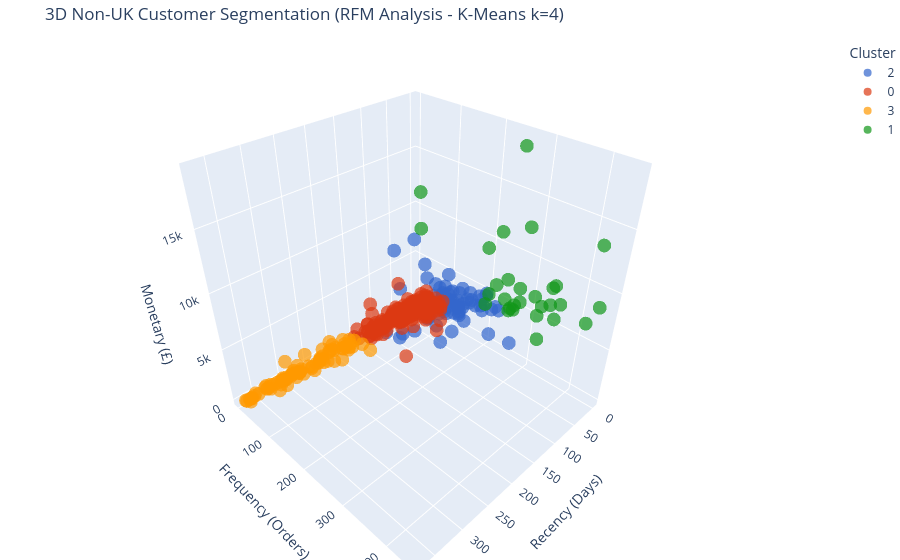

The notebook cell this image was saved under:
### Code cell
# Visualisasi 3D Interaktif Non-UK Customer Segmentation (k=4)
fig_3d_non_uk = plot_3d_clusters(
    data=df_non_uk_result,
    title='3D Non-UK Customer Segmentation (RFM Analysis - K-Means k=4)'
)

### Figure 1 — Plotly figure (JSON) as saved in the notebook; plotly's stock layout.template omitted (floating-point values rounded to 4 significant figures; data arrays with more than 128 entries replaced by an {"elided": "..."} marker saying what was removed)
{"data": [{"hovertemplate": "Cluster=2<br>Recency (Days)=%{x}<br>Frequency (Orders)=%{y}<br>Monetary (£)=%{z}<extra></extra>", "legendgroup": "2", "marker": {"color": "#3366CC", "opacity": 0.7, "symbol": "circle"}, "mode": "markers", "name": "2", "scene": "scene", "showlegend": true, "type": "scatter3d", "x": [1, 35, 32, 51, 50, 129, 21, 15, 18, 35, 21, 32, 2, 0, 8, 42, 79, 1, 13, 20, 21, 72, 43, 28, 27, 22, 16, 22, 95, 27, 0, 78, 18, 8, 8, 7, 4, 7, 1, 34, 20, 3, 37, 18, 9, 22, 56, 1, 15, 10, 58, 21, 16, 0, 7, 11, 150, 9, 7, 27, 113, 6, 29, 28, 31, 27, 10, 80, 116, 37, 4, 1, 9, 72, 58, 21, 161, 14, 108, 1, 147], "y": [182, 85, 131, 129, 167, 219, 104, 100, 156, 126, 105, 105, 192, 125, 97, 108, 36, 199, 98, 176, 191, 90, 125, 168, 154, 217, 75, 61, 147, 284, 124, 152, 106, 144, 92, 191, 105, 168, 188, 147, 114, 96, 118, 206, 132, 106, 153, 105, 90, 230, 101, 121, 126, 230, 37, 161, 101, 92, 105, 157, 171, 88, 157, 133, 161, 124, 139, 53, 97, 149, 103, 84, 8, 215, 93, 176, 161, 225, 128, 211, 135], "z": [4310.0, 2506.0, 6208.0, 2662.0, 3546.0, 4009.0, 2725.0, 2781.0, 3019.0, 2410.0, 3415.0, 2889.0, 3649.0, 1859.0, 3750.0, 5059.0, 7830.0, 4951.0, 2907.0, 5005.0, 4067.0, 2467.0, 3181.0, 3939.0, 3282.0, 5596.0, 2485.0, 4258.0, 3724.0, 2503.0, 2057.0, 2634.0, 1790.0, 4486.0, 1933.0, 3692.0, 2134.0, 3782.0, 4125.0, 657.8, 2795.0, 2338.0, 3338.0, 3811.0, 3023.0, 2100.0, 3344.0, 2291.0, 3641.0, 4479.0, 2164.0, 3723.0, 4051.0, 3850.0, 4882.0, 3807.0, 2744.0, 2996.0, 2284.0, 2863.0, 4874.0, 2341.0, 2713.0, 4396.0, 2656.0, 2609.0, 3981.0, 4367.0, 2792.0, 3981.0, 2331.0, 2226.0, 6977.0, 4394.0, 3624.0, 4027.0, 4341.0, 4216.0, 2373.0, 954.4, 2940.0]}, {"hovertemplate": "Cluster=0<br>Recency (Days)=%{x}<br>Frequency (Orders)=%{y}<br>Monetary (£)=%{z}<extra></extra>", "legendgroup": "0", "marker": {"color": "#DC3912", "opacity": 0.7, "symbol": "circle"}, "mode": "markers", "name": "0", "scene": "scene", "showlegend": true, "type": "scatter3d", "x": {"elided": "204 int values"}, "y": {"elided": "204 int values"}, "z": {"elided": "204 float values"}}, {"hovertemplate": "Cluster=3<br>Recency (Days)=%{x}<br>Frequency (Orders)=%{y}<br>Monetary (£)=%{z}<extra></extra>", "legendgroup": "3", "marker": {"color": "#FF9900", "opacity": 0.7, "symbol": "circle"}, "mode": "markers", "name": "3", "scene": "scene", "showlegend": true, "type": "scatter3d", "x": [309, 203, 231, 213, 286, 290, 310, 184, 337, 302, 322, 308, 216, 194, 366, 242, 187, 335, 165, 232, 283, 266, 352, 197, 165, 357, 310, 302, 260, 288, 226, 315, 246, 238, 233, 316, 189, 277, 231, 275, 211, 238, 334, 330, 324, 329, 371, 205, 291, 370, 179, 233, 352, 314, 332, 371, 235, 316, 238, 210, 363, 191, 256, 334, 365, 186, 177, 260, 280, 261, 282, 274, 287, 304, 183, 204, 365, 296, 269, 171, 219, 280, 298], "y": [17, 4, 58, 13, 10, 22, 14, 99, 10, 5, 11, 26, 18, 30, 11, 26, 38, 15, 22, 23, 7, 51, 16, 8, 5, 10, 21, 16, 21, 9, 28, 11, 24, 22, 87, 26, 28, 20, 11, 18, 86, 22, 9, 48, 3, 10, 7, 16, 33, 24, 12, 22, 4, 43, 4, 11, 63, 45, 32, 12, 14, 21, 25, 24, 13, 25, 25, 31, 4, 14, 26, 8, 52, 12, 13, 63, 17, 10, 10, 56, 1, 22, 30], "z": [334.4, 89.0, 1079.0, 459.4, 189.9, 641.4, 364.6, 1851.0, 401.9, 84.3, 225.6, 693.3, 562.4, 582.7, 173.6, 476.5, 729.5, 334.9, 433.7, 73.5, 176.5, 1018.0, 383.7, 207.8, 95.2, 168.0, 561.7, 238.8, 456.9, 145.9, 160.5, 218.4, 415.7, 511.4, 2040.0, 452.8, 577.1, 315.6, 180.1, 305.1, 2684.0, 486.1, 114.0, 920.0, 63.0, 225.9, 89.14, 389.0, 603.4, 427.8, 236.3, 383.9, 110.4, 779.6, 234.0, 155.3, 3011.0, 1694.0, 1144.0, 1351.0, 311.9, 324.9, 400.5, 545.5, 254.0, 427.6, 489.3, 514.9, 166.0, 1542.0, 559.1, 618.6, 1340.0, 155.1, 814.5, 1590.0, 363.5, 1785.0, 140.5, 1038.0, 534.2, 387.3, 889.2]}, {"hovertemplate": "Cluster=1<br>Recency (Days)=%{x}<br>Frequency (Orders)=%{y}<br>Monetary (£)=%{z}<extra></extra>", "legendgroup": "1", "marker": {"color": "#109618", "opacity": 0.7, "symbol": "circle"}, "mode": "markers", "name": "1", "scene": "scene", "showlegend": true, "type": "scatter3d", "x": [57, 2, 78, 25, 35, 0, 10, 31, 16, 15, 22, 32, 4, 42, 21, 15, 22, 2, 22, 3, 7, 14, 14, 8, 2, 23, 15, 3, 33], "y": [248, 266, 109, 294, 235, 420, 354, 339, 424, 233, 300, 346, 245, 261, 273, 33, 446, 247, 294, 344, 268, 334, 208, 259, 354, 274, 371, 310, 364], "z": [6373.0, 5226.0, 11070.0, 7956.0, 6487.0, 13380.0, 9036.0, 6572.0, 7376.0, 6816.0, 13220.0, 4542.0, 5418.0, 12600.0, 5568.0, 11990.0, 9401.0, 7281.0, 6620.0, 8477.0, 4940.0, 6868.0, 9737.0, 4709.0, 5782.0, 18900.0, 7857.0, 6990.0, 8137.0]}], "layout": {"legend": {"title": {"text": "Cluster"}, "tracegroupgap": 0}, "margin": {"b": 0, "l": 0, "r": 0, "t": 40}, "scene": {"domain": {"x": [0, 1], "y": [0, 1]}, "xaxis": {"title": {"text": "Recency (Days)"}}, "yaxis": {"title": {"text": "Frequency (Orders)"}}, "zaxis": {"title": {"text": "Monetary (£)"}}}, "title": {"text": "3D Non-UK Customer Segmentation (RFM Analysis - K-Means k=4)"}}}
